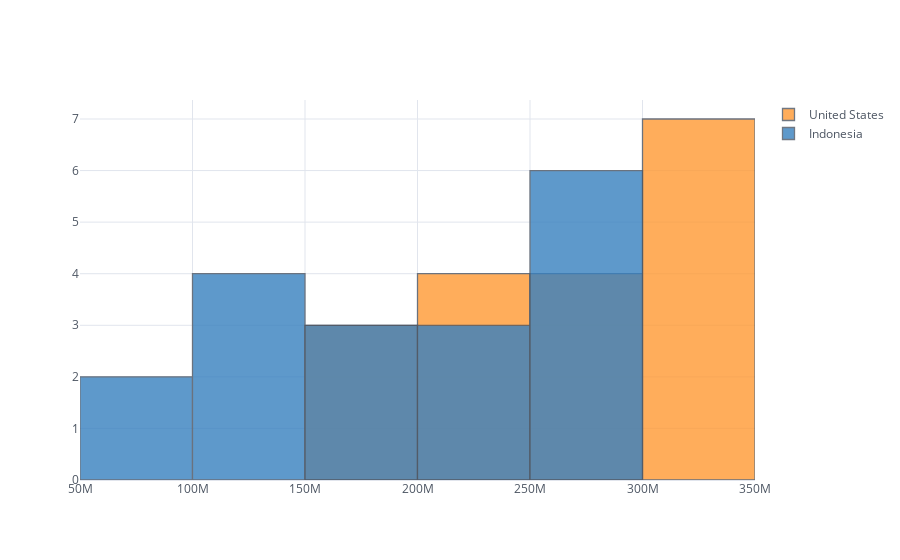

Write notebook code for a chart like this one.
### Code cell
df_population_raw[['United States', 'Indonesia']].iplot(kind='hist')

### Figure 1 — Plotly figure (JSON) as saved in the notebook; plotly's stock layout.template omitted (floating-point values rounded to 4 significant figures)
{"data": [{"histfunc": "count", "histnorm": "", "marker": {"color": "rgba(255, 153, 51, 1.0)", "line": {"color": "#4D5663", "width": 1.3}}, "name": "United States", "opacity": 0.8, "orientation": "v", "x": [171685336, 186720571, 199733676, 209513341, 219081251, 229476354, 240499825, 252120309, 265163745, 281710909, 294993511, 309011475, 320878310, 323015995, 325084756, 327096265, 329064917, 331002651], "type": "histogram"}, {"histfunc": "count", "histnorm": "", "marker": {"color": "rgba(55, 128, 191, 1.0)", "line": {"color": "#4D5663", "width": 1.3}}, "name": "Indonesia", "opacity": 0.8, "orientation": "v", "x": [77273425, 87751068, 100267062, 114793178, 130680727, 147447836, 164982451, 181413402, 196934260, 211513823, 226289470, 241834215, 258383256, 261556381, 264650963, 267670543, 270625568, 273523615], "type": "histogram"}], "layout": {"barmode": "overlay", "legend": {"bgcolor": "#FFFFFF", "font": {"color": "#4D5663"}}, "paper_bgcolor": "#FFFFFF", "plot_bgcolor": "#FFFFFF", "title": {"font": {"color": "#4D5663"}}, "xaxis": {"gridcolor": "#E1E5ED", "showgrid": true, "tickfont": {"color": "#4D5663"}, "title": {"font": {"color": "#4D5663"}, "text": ""}, "zerolinecolor": "#E1E5ED"}, "yaxis": {"gridcolor": "#E1E5ED", "showgrid": true, "tickfont": {"color": "#4D5663"}, "title": {"font": {"color": "#4D5663"}, "text": ""}, "zerolinecolor": "#E1E5ED"}}}
